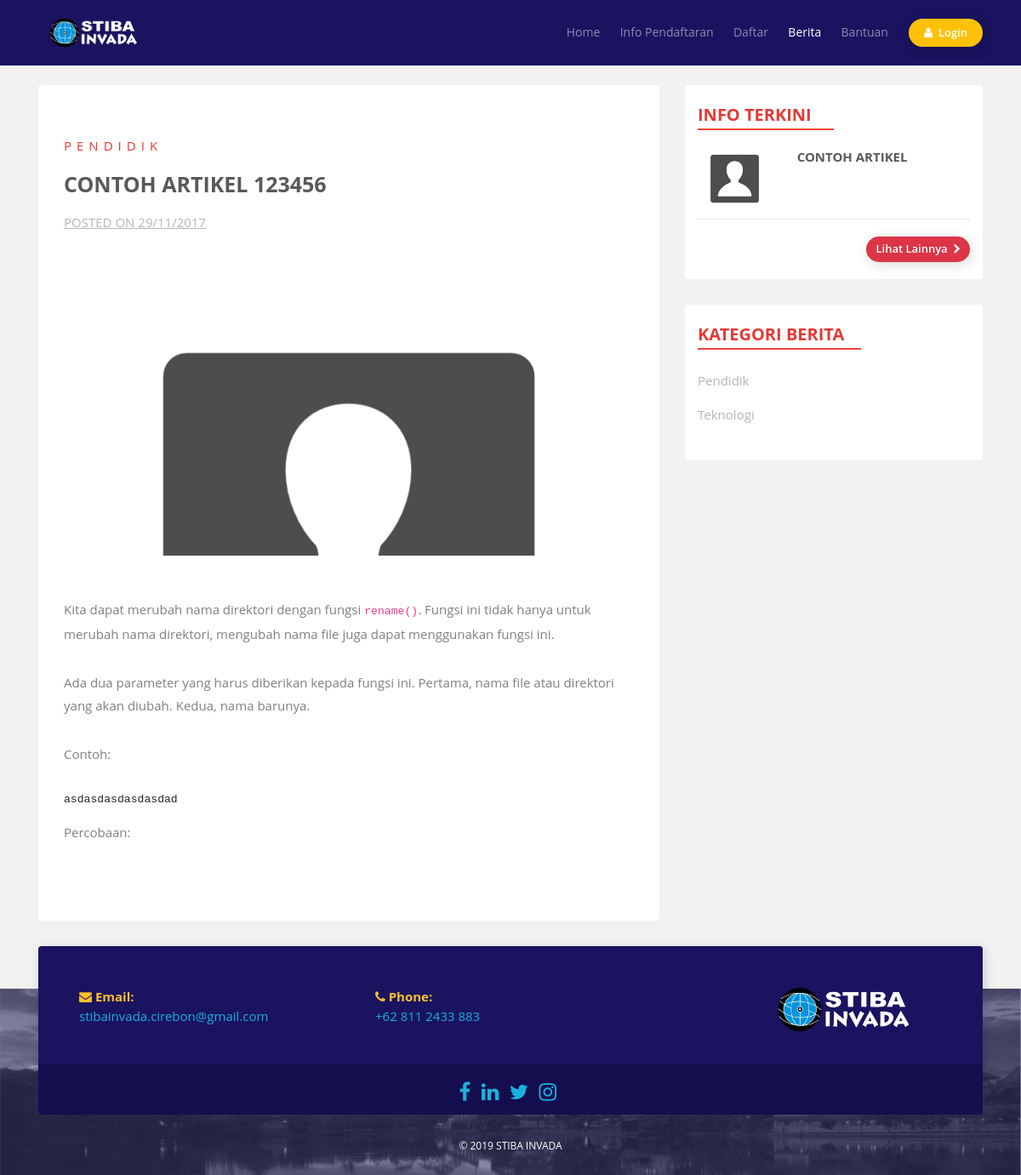
Screenshot of /artikel/Contoh artikel 123456 with the database file from the repository.
### tables this page shows
CREATE TABLE `tbl_artikel` (
  `id_artikel` int(11) NOT NULL,
  `id_kategori` int(11) NOT NULL,
  `judul` varchar(250) NOT NULL,
  `gambar` varchar(250) NOT NULL,
  `isi` text NOT NULL,
  `tanggal` date NOT NULL
);

CREATE TABLE `tbl_kategori` (
  `id_kategori` int(11) NOT NULL,
  `kategori` varchar(50) NOT NULL
);

### application/controllers/Index.php (called while the page is built, shortened)
<?php
class Index extends CI_Controller {
	public function __construct()
	{
		$this->load->model('Mod_data');
		$this->load->helper('url','upload');
	}
	public function page()
	{
		$judul = str_replace('%20', ' ', $this->uri->segment(2));
		$data['tampil'] = $this->Mod_data->get_page_artikel($judul)->result();
		$data['artikel']=$this->Mod_data->get_artikell()->result();
		$data['kategori']=$this->Mod_data->datakategori()->result();
		$this->load->view('Index/4.berita/pages-berita',$data);
	}
}

### index.php (called while the page is built, shortened)
<?php
require_once BASEPATH.'core/CodeIgniter.php';

### application/models/Mod_data.php (called while the page is built, shortened)
<?php
class Mod_data extends CI_Model {
	function get_artikell()
	{
		$this->db->select('*');
		$this->db->from('tbl_kategori');
		$this->db->join('tbl_artikel','tbl_kategori.id_kategori=tbl_artikel.id_kategori');
		$this->db->order_by("id_artikel", "desc");
		return $this->db->get();
	}
	function datakategori()
	{
		$this->db->select('*');
		$this->db->from('tbl_kategori');
		return $this->db->get();
	}
	function get_page_artikel($id)
	{
		$this->db->select('*');
		$this->db->from('tbl_kategori');
		$this->db->join('tbl_artikel','tbl_kategori.id_kategori=tbl_artikel.id_kategori');
		$this->db->where('judul',$id);
		return $this->db->get();
	}
}

### application/helpers/tgl_indo_helper.php (called while the page is built, shortened)
<?php  if ( ! defined('BASEPATH')) exit('No direct script access allowed');
    if ( ! function_exists('shortdate_indo'))
    {
        function shortdate_indo($tgl)
        {
            $ubah = gmdate($tgl, time()+60*60*8);
            $pecah = explode("-",$ubah);
            $tanggal = $pecah[2];
            $bulan = short_bulan($pecah[1]);
            $tahun = $pecah[0];
            return $tanggal.'/'.$bulan.'/'.$tahun;
        }
    }
    if ( ! function_exists('short_bulan'))
    {
        function short_bulan($bln)
        {
            switch ($bln)
            {
                case 11:
                    return "11";
                    break;
            }
        }
    }

### application/views/Index/4.berita/pages-berita.php (the view, shortened to what this page needs)
<!doctype html>
<html lang="en">
<head>
	<?php
	$this->load->view('Index/fitur/head');
	?>
</head>
<body data-spy="scroll" data-target=".navbar .in" class="has-loading-screen" >
	<?php
	$this->load->view('Index/fitur/navbar');?>
	<div class="row grey-1-bg">
		<div class="col-md-12">
			<div class="container">
				<div class="h-100-px"></div>
				<div class="row">
					<div class="col-md-8">
						<div class="card">
							<div class="container">
								<?php
								foreach ($tampil as $key) {
									?>
									<div class="h-60-px"></div>
									<div class="f-up ls-6 pl-15-px"><a class="red-7-font" href="<?php echo base_url() ?>kategori/<?php echo $key->kategori ?>"><?php echo $key->kategori ?></a></div>
									<a  href="<?php echo base_url() ?>artikel/<?php echo $key->judul ?>">
										<div class="judul f-25-px f-up grey-7-font"><?php echo $key->judul ?></div>
									</a>
									<a class="grey-4-font" href="<?php echo base_url() ?>artikel/<?php echo $key->judul ?>"><div class="pl-15-px f-up t-un">Posted On&nbsp;<?php echo shortdate_indo($key->tanggal) ?></div></a>
									<div class="h-60-px"></div>
									<div class="col-12">
										<a href="<?php echo base_url() ?>artikel/<?php echo $key->judul ?>">
											<div style="background: url('<?php echo base_url()?>assets/img/artikel/<?php echo $key->gambar ?>');height: 320px;width: 100%;background-size: cover">
											</div>
										</a>
									</div>
									<div class="col-12">
										<div class="h-50-px"></div>
										<?php
										echo htmlspecialchars_decode($key->isi);
										?>
										<div class="h-20-px"></div>
										<div class="h-40-px"></div>
									</div>
								</div>
							</div>
						</div>
						<?php
					}
					?>
					<div class="col-md-4">
						<?php
						$this->load->view('Index/fitur/side-berita');
						$this->load->view('Index/fitur/side-kategori');
						?>
					</div>
				</div>
			</div>
			<div class="h-50-px"></div>
		</div>
	</div>
	</html>

### application/views/Index/fitur/side-berita.php
<div class="card">
	<div class="container">
		<div class="h-20-px" ></div>
		<font class="red-7-font f-bold f-20-px">INFO TERKINI</font>
		<div class="w-50 h-2-px red-6-bg mt-1-px"></div>
		<?php
		$i = 1;
		if ($artikel == NULL) {
			?>
			<div class="h-30-px"></div>
			<a class="grey-4-font" disabled=""><div class="mtn-5-px capitalize">Maaf, saat ini artikel tidak tersedia</div></a><br>
			<?php
		}
		else{
		foreach ($artikel as $key) {
			$str=$key->judul;
			if (strlen($str) > 20)
			{
				$str = substr($str, 0, 40);
				$str = explode(' ', $str);
				array_pop($str);
				$str = implode(' ', $str);
			}
			else{
			}
			?>
			<div class="h-20-px"></div>
			<div class="row">
				<div class="col-md-4">
					<a href="<?php echo base_url() ?>artikel/<?php echo $key->judul ?>">
						<div class="merah-bg h-74-px" data-bg-image="<?php echo base_url() ?>/assets/img/artikel/<?php echo $key->gambar ?>" >
						</div>
					</a>
				</div>
				<div class="col-md-8">
					<a href="<?php echo base_url() ?>artikel/<?php echo $key->judul ?>" class="grey-7-font f-up fw-7" data-toggle="collapse" role="button" aria-expanded="false" aria-controls="feature-1" >
						<?php echo $str ?>
					</a>
				</div>
			</div>
			<div class="h-10-px"></div>
			<div class="grey-2-bg h-1-px w-100"></div>
			<?php
			if ($i++ == 3) break;} }
			?>
			<div class="h-20-px"></div>
			<div class="text-right"><a href="<?php echo base_url() ?>berita" class="btn btn-danger f-13-px p-berita-l">Lihat Lainnya&nbsp <i class="fa fa-chevron-right f-12-px"></i></a></div>
			<div class="h-20-px"></div>
		</div>
	</div>

### application/views/Index/fitur/side-kategori.php (shortened to what this page needs)
<div class="card">
	<div class="container">
		<div class="h-20-px" ></div>
		<font class="red-7-font f-bold f-20-px f-up">Kategori Berita	</font>
		<div class="w-60 h-2-px red-6-bg mt-1-px"></div>
		<div class="h-30-px"></div>
		<?php
		if ($kategori == NULL)
		{
			?>
			<a class="grey-4-font" disabled=""><div class="mtn-5-px capitalize">Maaf, saat ini kategori artikel tidak tersedia</div></a><br>
			<?php
		}else{
			foreach ($kategori as $key): ?>
				<a class="grey-4-font" href="<?php echo base_url() ?>kategori/<?php echo $key->kategori ?>"><div class="mtn-5-px capitalize"><?php echo $key->kategori ?></div></a><br>
			<?php endforeach; } ?>
			<div class="h-20-px"></div>
		</div>
	</div>

### assets/css/style3.css (style rules this page uses)
body { color: #191919; font-family: 'Poppins', sans-serif; font-weight: 400; font-size: .9375rem; margin: 0; padding: 0; }
html { font-size: 80%; }
[data-bg-image] { background-size: cover; background-position: 50%; }
a { color: #f26d7d; transition: .3s ease; }
p { line-height: 1.6875rem; margin-bottom: 1.875rem; color: rgba(0, 0, 0, .5); }
.btn { border-radius: 6.25rem; border-width: .125rem; box-shadow: .125rem .1875rem .9375rem rgba(0, 0, 0, .15); font-weight: 600; font-size: .9375rem; padding: .5rem 1.25rem; position: relative; outline: none !important; }
.card { backface-visibility: hidden; border: none; box-shadow: .125rem .1875rem .9375rem rgba(0, 0, 0, .15); margin-bottom: 1.875rem; overflow: hidden; }
body.has-loading-screen:before { background-color: #000; content: ""; height: 100%; right: 0; position: fixed; width: 100%; top: 0; z-index: 9999; transition: 1.5s ease; opacity: 1; }
body.has-loading-screen:after { content: url("../../assets/img/loading.svg"); height: 2.5rem; width: 2.5rem; position: fixed; margin: auto; bottom: 0; left: 0; right: 0; opacity: 1; transform: scale(1); transition: 1.5s ease; top: 0; z-index: 10000; }
body.has-loading-screen.loading-done:before { width: 0; }
body.has-loading-screen.loading-done:after { transform: scale(0); opacity: 0; }
@media (min-width: 75rem) { html { font-size: 100%; } }

### assets/css/my.css (style rules this page uses)
body { scroll-behavior: smooth; -webkit-scroll-behavior: smooth; }

### assets/css/style4.css (style rules this page uses)
body { color: #444; font-family: "Open Sans", sans-serif; }
a { color: #1bb1dc; transition: 0.5s; }
p { padding: 0; margin: 0 0 30px 0; }

### assets/css/user-css.css (style rules this page uses)
.p-berita-l { padding: 3px 9px; }

### assets/css/disable-key.css (style rules this page uses)
body,html { -webkit-user-select: none!important; -khtml-user-select: none!important; -moz-user-select: none!important; -ms-user-select: none!important; -o-user-select: none!important; user-select: none!important; }

### application/views/Index/fitur/head.php (style rules this page uses)
.card { box-shadow: unset !important; }

### application/views/Index/4.berita/pages-berita.php (style rules this page uses)
.judul { padding: 15px !important; font-weight: 750; }
.ls-6 { letter-spacing: 6px; }
.t-un { text-decoration: underline; }

### application/views/Index/fitur/side-kategori.php (style rules this page uses)
.capitalize { text-transform: capitalize; }

### rows the page displays
tbl_artikel: id_kategori.kategori "PENDIDIK", judul "CONTOH ARTIKEL 123456", tanggal "29/11/2017", gambar (picture), isi "Kita dapat merubah nama direktori dengan fungsi rename() . Fungsi ini tidak hanya untuk merubah nama direktori, mengubah nama file juga dapat menggunakan fungsi ini. Ada dua parameter yang harus diberikan kepada fungsi ini. Pertama, nama file atau direktori yang akan diubah. Kedua, nama barunya. Contoh: asdasdasdasdasdad Percobaan:", str "CONTOH ARTIKEL"
tbl_kategori: kategori "Pendidik"
tbl_kategori: kategori "Teknologi"
